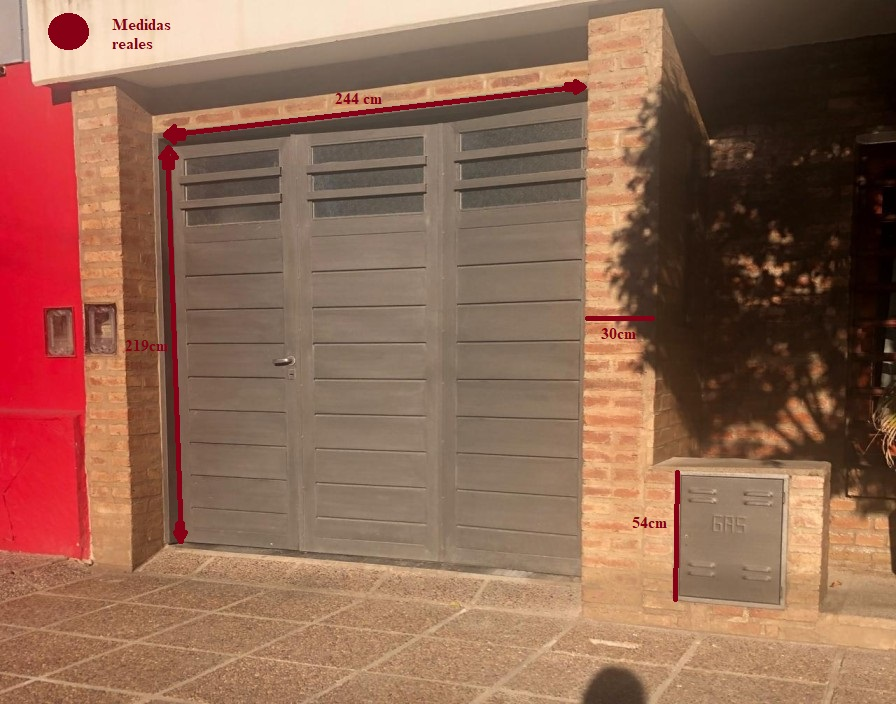
#> input picture OpenCv/Facultad/Otros/tps_vision_por_computadora-master/Practico9/fachada.jpg, 896 x 704 px
$ python medicion.py
#> lines starting #> are read from the running program, lines starting #| are printed output that depends on the picture
# UTN-FRC. Ing. Electrónica.
# Práctico 9: Medición de objetos
# Visión por computadora
# Francisco Gabriel Rainero. Legajo 71967.

import cv2
import numpy as np
import math

blue = (255, 0, 0); green = (0, 255, 0); red = (0, 0, 255); yellow = (0, 255, 255);    #Define colores

drawing = False
ix, iy = 0, 0

def homografia(image, origen, destino):                 #Mod Homografia: recibe 4 pares de puntos.
    (al, an) = image.shape[:2]

    M = cv2.getPerspectiveTransform(origen, destino)    #Matriz homografia

    img_out = cv2.warpPerspective(image, M, (an,al))    #Transformacion homográfica: mapea 4 puntos en puntos
                                                        #Mapea rectas en rectas
    return img_out

def medicion(event, x, y, flags, param):                #Medición e impresión de mediciones

    global ix, iy, drawing, img_rect, img_rec_copia, img_rect_medida

    if event == cv2 .EVENT_LBUTTONDOWN:                 #Pulsando botón izq empiezo a medir
        ix, iy = x, y
        drawing = True

    elif event == cv2.EVENT_MOUSEMOVE:                  #Grafica a medida que se mueve el mouse
        if drawing is True:
            img_rect[:] = img_rect_medida[:]
            cv2.line(img_rect, (ix, iy), (x, y), yellow, 2)
            medida = (np.sqrt((ix-x)**2+(iy-y)**2))            #Cálculo de longitud en cm (Distancia entre dos puntos)
            medida = medida/2                                  #Debo dividir por dos porque dupliqué el tamaño de imagen
            x_y_text = int((ix+x)/2+10), int((iy+y)/2-10)      #Coordenadas del texto
            cv2.putText(img_rect, "{:.2f} cm" .format(medida), (x_y_text), cv2.FONT_HERSHEY_PLAIN, 1, blue, 1) #Imprime texto

    elif event == cv2.EVENT_LBUTTONUP:                  #Termina de graficar soltando botón izquierdo
        img_rect_medida[:] = img_rect[:]
        drawing = False

image = cv2.imread('fachada.jpg')                       #Imagen a rectificar
#> image is the input picture: shape (704, 896, 3); mean B, G, R 82.6, 103, 145
(h,w) = (438, 488)                                      #2*Tamaño de la puerta en cm(El doble para crear una imagen mas grande)
                                                        #Cada pixel equivaldrá 2cm
x1=168; y1=147;                                         #Vértice superior izquierdo del portón
x2=587; y2=102;                                         #Vértice superior derecho del portón
x3=181; y3=538;                                         #Vértice inferior izquierdo del portón
x4=580; y4=574;                                         #Vértice inferior derecho del portón

destino = np.float32([[x1,y1],[x1+w,y1],[x1,y1+h],[x1+w,y1+h]])    #4 vertices con offset para ver toda la imagen
origen = np.float32([[x1,y1],[x2,y2],[x3,y3],[x4,y4]])             #Puntos seleccionados

img_rect = homografia(image,origen,destino)             #Transformación homográfica de la imagen y dos copias
#> in homografia, `img_out = cv2.warpPerspective(image, M, (an,al))`:
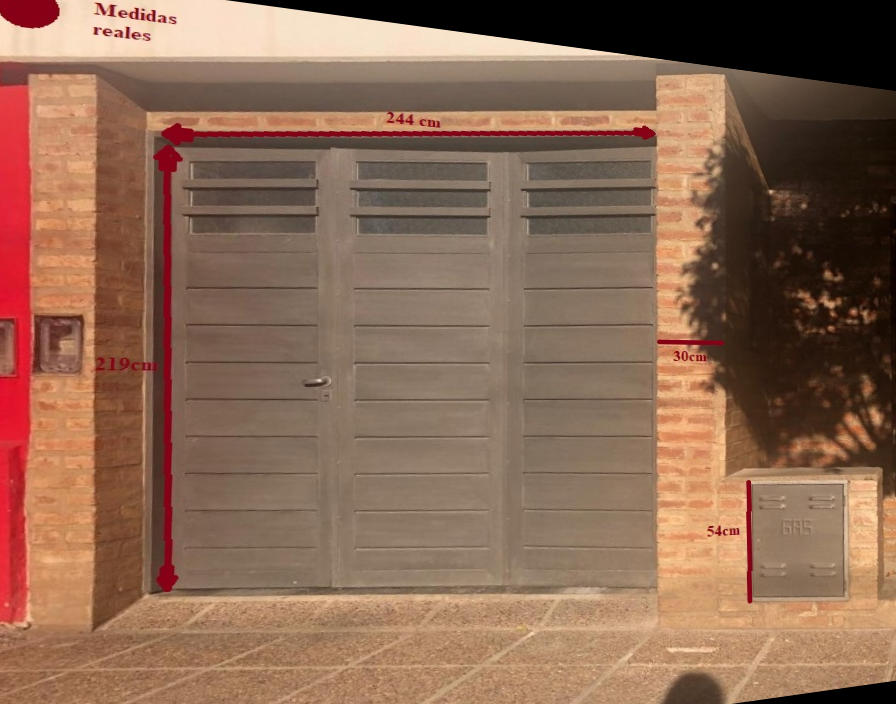
#> img_out: shape (704, 896, 3); mean B, G, R 83.7, 104.7, 139.7
img_rect_copia = img_rect.copy()
img_rect_medida = img_rect.copy()
cv2.imwrite('Imagen_rectificada.jpg',img_rect)          #Guardo la imagen rectificada

cv2.namedWindow('Rectificada. Realice sus mediciones')
cv2.setMouseCallback('Rectificada. Realice sus mediciones',medicion) #Cuando hay un evento del mouse llama a esta función

while True:
    cv2.imshow('Rectificada. Realice sus mediciones', img_rect)      #Muestro imagen rectificada

    k = cv2.waitKey(1) & 0xFF
#> (key q is pressed here)

    if k == ord('q'):                                                #Sale al presionar 'q'
        break

    if k == ord('r'):                                                #Con r restauramos la medición
        img_rect = img_rect_copia.copy()
        img_rect_medida = img_rect.copy()

cv2.imwrite('Imagen_con_mediciones.jpg',img_rect)       #Guardo la imagen rectificada

cv2.destroyAllWindows()                                 #Cierra las ventanas

$ run again, with OpenCv/Facultad/Otros/tps_vision_por_computadora-master/Practico9/casilla_gas.jpeg copied over OpenCv/Facultad/Otros/tps_vision_por_computadora-master/Practico9/fachada.jpg
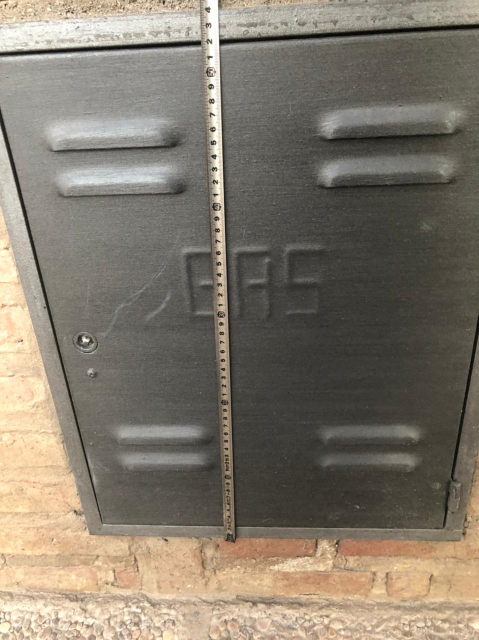
#> input picture OpenCv/Facultad/Otros/tps_vision_por_computadora-master/Practico9/casilla_gas.jpeg, 958 x 1280 px (shown at 1/2 size)
#> image is the input picture: shape (1280, 958, 3); mean B, G, R 108.6, 121.8, 130.5
#> in homografia, `img_out = cv2.warpPerspective(image, M, (an,al))`:
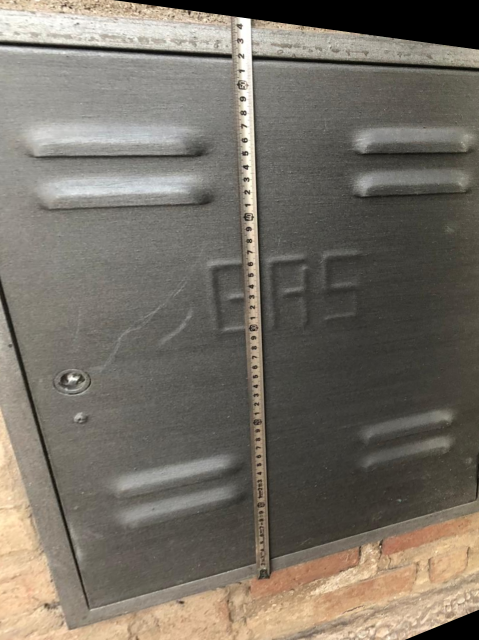
#> img_out: shape (1280, 958, 3) (shown at 1/2 size); mean B, G, R 101.7, 111.7, 118.1

$ run again, with OpenCv/Facultad/Otros/tps_vision_por_computadora-master/Practico9/pared.jpeg copied over OpenCv/Facultad/Otros/tps_vision_por_computadora-master/Practico9/fachada.jpg
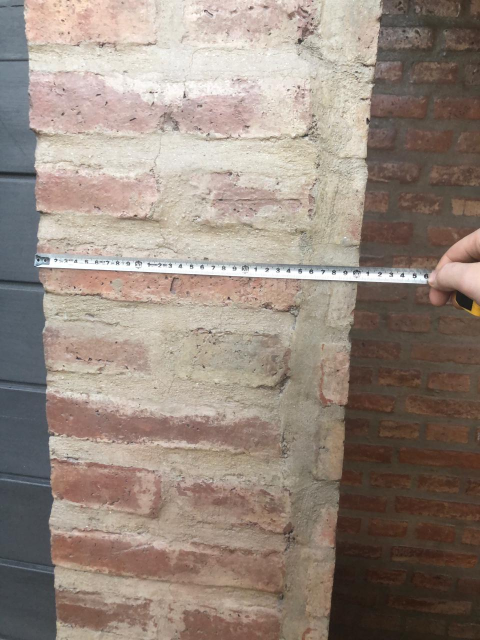
#> input picture OpenCv/Facultad/Otros/tps_vision_por_computadora-master/Practico9/pared.jpeg, 960 x 1280 px (shown at 1/2 size)
#> image is the input picture: shape (1280, 960, 3); mean B, G, R 126, 136.4, 150.6
#> in homografia, `img_out = cv2.warpPerspective(image, M, (an,al))`:
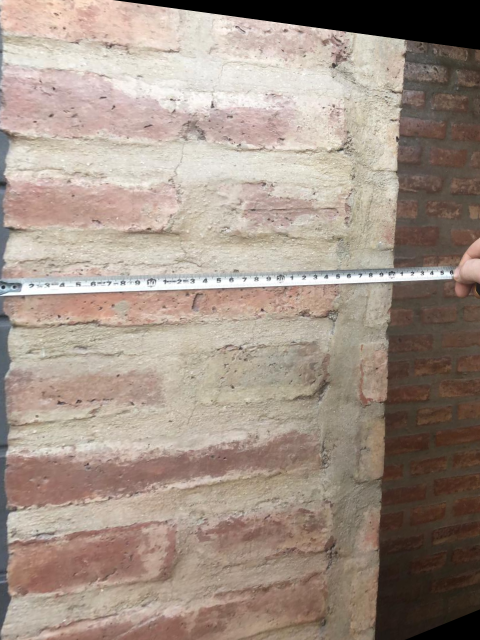
#> img_out: shape (1280, 960, 3) (shown at 1/2 size); mean B, G, R 135.2, 146.6, 162.2
